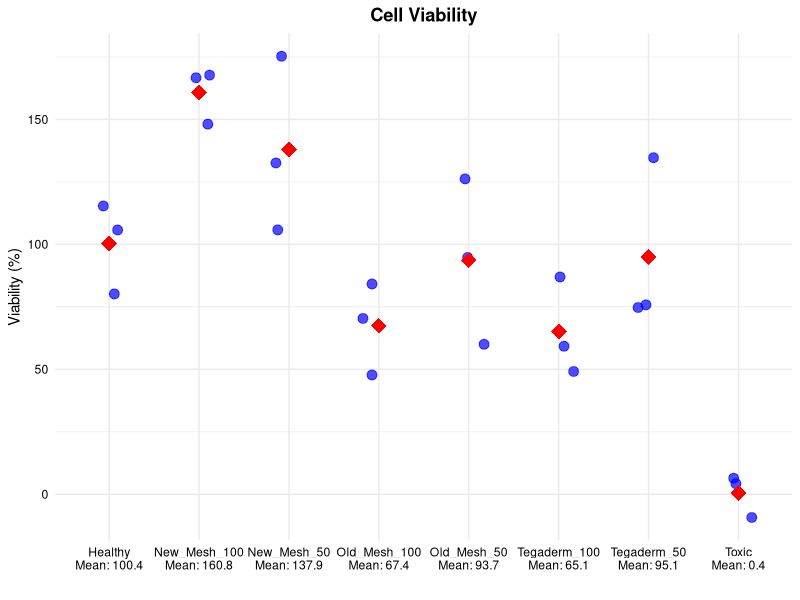
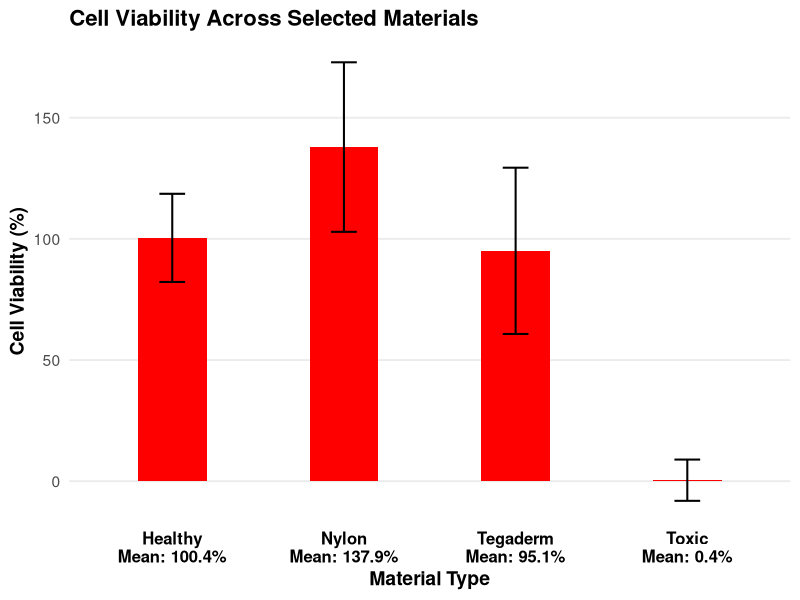

Generate these figures, in order, with R:

#Function
cell_viability_percent<- function(mean_healthy, mean_toxic, experiment_data){
  answer<- ((experiment_data- mean_toxic)/ (mean_healthy- mean_toxic))* 100
  return(answer)
}

#Controls
blank<- c(66, 65, 65)
healthy<- c(28738, 24715, 30261)
toxic<- c(13087, 10615, 12752)

#Blanked Controls
blank_mean<- mean(blank)
b_blank<- blank- blank_mean
b_healthy<- healthy- blank_mean
b_toxic<- toxic- blank_mean

#means 
healthy_mean<- mean(b_healthy)
toxic_mean<- mean(b_toxic)


#Trials
new_100<- c(38576, 35485, 38397)
new_50<- c(28825, 33041, 39753)
old_100<- c(19673, 23230, 25401)
old_50<- c(21609, 27072, 32033)
tega_100<- c(21483, 25850, 19889)
tega_50<- c(33366, 24087, 23926)

new_on<- c(15768, 14846, 18930)
old_on<- c(17937, 20507, 20205)
tega_on<- c(18353, 21477, 21033)

#Blanked Trials
b_new_100<- new_100- blank_mean
b_new_50<- new_50- blank_mean
b_old_100<- old_100- blank_mean
b_old_50<- old_50- blank_mean 
b_tega_100<- tega_100- blank_mean
b_tega_50<- tega_50- blank_mean

b_new_on<- new_on- blank_mean
b_old_on<- old_on- blank_mean
b_tega_on<- tega_on- blank_mean

#Viability 
v_healthy<- cell_viability_percent(healthy_mean, toxic_mean, healthy)
v_toxic<- cell_viability_percent(healthy_mean, toxic_mean, toxic)
v_new_100<- cell_viability_percent(healthy_mean, toxic_mean, b_new_100) 
v_new_50<- cell_viability_percent(healthy_mean, toxic_mean, b_new_50)
v_old_100<- cell_viability_percent(healthy_mean, toxic_mean, b_old_100)
v_old_50<- cell_viability_percent(healthy_mean, toxic_mean, b_old_50)
v_tega_100<- cell_viability_percent(healthy_mean, toxic_mean, b_tega_100)
v_tega_50<- cell_viability_percent(healthy_mean, toxic_mean, b_tega_50)

#v_new_on<- cell_viability_percent(healthy_mean, toxic_mean, b_new_on)
#v_old_on<- cell_viability_percent(healthy_mean, toxic_mean, b_old_on)
#v_tega_on<- cell_viability_percent(healthy_mean, toxic_mean, b_tega_on)

#Data
library(car)
viability<- data.frame(value= c(v_new_100, v_new_50, v_old_100, v_old_50, v_tega_100, v_tega_50, v_healthy, v_toxic), group= rep(c("New_Mesh_100", "New_Mesh_50", "Old_Mesh_100", "Old_Mesh_50", "Tegaderm_100", "Tegaderm_50", "Healthy", "Toxic"), each= 3))

alpha<- c(0.01)

#Normality
normality_healthy<-shapiro.test(healthy) #p-value: 0.5137
normality_toxic<-shapiro.test(toxic) #p-value: 0.2392
normality_v_new_100<-shapiro.test(v_new_100) #p-value: 0.9855
normality_v_new_50<-shapiro.test(v_new_50) #p-value: 0.7496
normality_v_old_100<-shapiro.test(v_old_100) #p-value: 0.7349
normality_v_old_50<-shapiro.test(v_old_50) #p-value: 0.9469
normality_v_tega_100<-shapiro.test(v_tega_100) #p-value: 0.4989
normality_v_tega_50<-shapiro.test(v_tega_50) #p-value: 0.02845

#normality_v_new_on<-shapiro.test(v_new_on) #p-value: 0.4143
#normality_v_old_on<-shapiro.test(v_old_on) #p-value: 0.2057
#normality_v_tega_on<-shapiro.test(v_tega_on) #p-value: 0.2516

#Variance
leveneTest(value~group, data= viability) #p-value: 0.8407

#Unpaired T-test
t_new_100<- t.test(v_new_100, v_healthy, alternative= "less", var.equal= TRUE) #p-value: 0.996
t_new_50<- t.test(v_new_50, v_healthy, alternative= "less", var.equal= TRUE) #p-value: 0.9124
t_old_100<- t.test(v_old_100, v_healthy, alternative= "less", var.equal= TRUE) #p-value: 0.04565 
t_old_50<- t.test(v_old_50, v_healthy, alternative= "less", var.equal= TRUE) #p-value: 0.386
t_tega_100<- t.test(v_tega_100, v_healthy, alternative= "less", var.equal= TRUE) #p-value: 0.04203
t_tega_50<- t.test(v_tega_50, v_healthy, alternative= "less", var.equal= TRUE) #p-value: 0.4115  

#t_new_on<- t.test(v_new_on, v_healthy, alternative= "less", var.equal= TRUE) #p-value: 0.002585
#t_old_on<- t.test(v_old_on, v_healthy, alternative= "less", var.equal= TRUE) #p-value: 0.00513
#t_tega_on<- t.test(v_tega_on, v_healthy, alternative= "less", var.equal= TRUE) #p-value: 0.008066 

#T-test p-value
p_value<- c(t_new_100$p.value, t_new_50$p.value, t_old_100$p.value, t_old_50$p.value, t_tega_100$p.value, t_tega_50$p.value)
new_p_values<- p.adjust(p_value, method= "bonferroni")


################
# Install if not already installed
# install.packages("ggplot2")
library(ggplot2)
library(dplyr)

# Compute means for each group
group_means <- viability %>%
  group_by(group) %>%
  summarise(mean_value = mean(value))

# Create x-axis labels: group name + mean
mean_labels <- paste0(group_means$group, "\nMean: ", round(group_means$mean_value,1))

# Scatter plot with jittered points, mean, SD bars, and mean in x-axis
ggplot(viability, aes(x = group, y = value)) +
  geom_jitter(width = 0.2, size = 3, alpha = 0.7, color = "blue") +  # individual replicates
  stat_summary(fun = mean, geom = "point", shape = 18, size = 5, color = "red") +  # mean point
  stat_summary(fun.data = mean_sdl, fun.args = list(mult = 1),
               geom = "errorbar", width = 0.2, color = "black") +  # SD bars
  scale_x_discrete(labels = mean_labels) +  # x-axis labels with mean
  labs(title = "Cell Viability",
       x = "",
       y = "Viability (%)") +
  theme_minimal() +
  theme(
    axis.text.x = element_text(angle = 0, hjust = 0.5, color = "black"),
    axis.text.y = element_text(color = "black"),
    plot.title = element_text(hjust = 0.5, face = "bold")
  )
############

library(ggplot2)
library(dplyr)

# -------------------
# Select only desired groups
# -------------------
selected_data <- viability %>%
  filter(group %in% c("Healthy", "Tegaderm_50", "New_Mesh_50", "Toxic"))

# Compute mean and SD for error bars
summary_data <- selected_data %>%
  group_by(group) %>%
  summarise(
    mean_value = mean(value),
    sd_value = sd(value)
  )

# Rename groups for plotting and add mean in x-axis label
summary_data$group_label <- factor(summary_data$group,
                                   levels = c("Healthy", "New_Mesh_50", "Tegaderm_50", "Toxic"),
                                   labels = c(
                                     paste0("Healthy\nMean: ", round(summary_data$mean_value[summary_data$group=="Healthy"],1), "%"),
                                     paste0("Nylon\nMean: ", round(summary_data$mean_value[summary_data$group=="New_Mesh_50"],1), "%"),
                                     paste0("Tegaderm\nMean: ", round(summary_data$mean_value[summary_data$group=="Tegaderm_50"],1), "%"),
                                     paste0("Toxic\nMean: ", round(summary_data$mean_value[summary_data$group=="Toxic"],1), "%")
                                   ))

# -------------------
# Bar plot with mean in x-axis labels
# -------------------
p_viability <- ggplot(summary_data, aes(x = group_label, y = mean_value)) +
  geom_bar(stat = "identity", fill = "red", width = 0.4) + # narrow bars
  geom_errorbar(aes(ymin = mean_value - sd_value, ymax = mean_value + sd_value),
                width = 0.15, color = "black", size = 0.7) +
  labs(x = "Material Type", y = "Cell Viability (%)") +
  theme_minimal(base_size = 14) +
  theme(
    axis.text.x = element_text(face = "bold", color = "black", size = 12, lineheight = 0.9),
    axis.title = element_text(face = "bold", size = 14),
    plot.title = element_text(face = "bold", size = 16),
    panel.grid.major.x = element_blank(),
    panel.grid.minor = element_blank()
  ) +
  ggtitle("Cell Viability Across Selected Materials")

# -------------------
# Display the plot
# -------------------
p_viability

